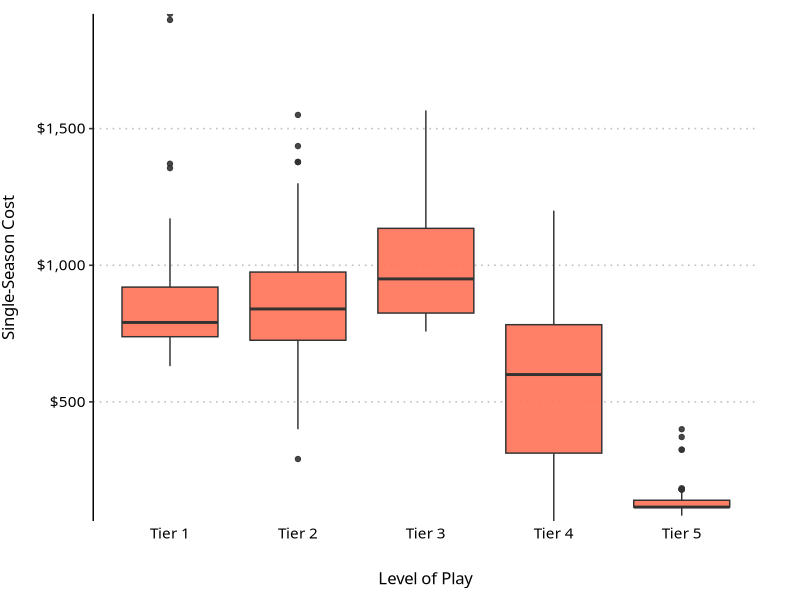

The R source for this figure: (Note: this script raises an error after producing the figure.)
## Load necessary packages
library(dplyr)
library(ggplot2)
library(scales)

## Import data
virginiaTeamsInvestment <- read.csv("virginiaTeamsInvestment.csv", na.strings = "", colClasses = c(rep("character", 4), "numeric", "character", rep("numeric", 7), "factor"))

## Custom ggplot theme
theme_TCR <- function() {
        theme_bw(base_size = 12, base_family = "Avenir") %+replace% 
                theme(
                        panel.border = element_blank(),
                        axis.line.y = element_line(color = "black", size = 0.5),
                        axis.ticks.x = element_blank(),
                        axis.text = element_text(color = "black", size = 11),
                        panel.grid.major.x = element_blank(),
                        panel.grid.major.y = element_line(linetype = "dotted", 
                                                          color = "grey"),
                        panel.grid.minor = element_blank(),
                        plot.title = element_text(face = "bold", size = 16),
                        axis.title.x = element_text(margin = margin(20,0,10,0)),
                        axis.title.y = element_text(margin = margin(0,15,0,0), angle = 90),
                        legend.position = "bottom",
                        legend.title = element_blank(),
                        legend.direction = "horizontal",
                        legend.box = "horizontal",
                        legend.key.size = unit(10, "pt"),
                        plot.margin = margin(r = 30, t = 10),
                        panel.background = element_rect(fill = "transparent", color = NA),
                        plot.background = element_rect(fill = "transparent", color = NA),
                        legend.background = element_rect(fill = "transparent", color = NA)
                ) 
}

## Cost
ggplot(virginiaTeamsInvestment, aes(x = LeagueTier, y = WeightedCost)) + 
        geom_boxplot(fill = "coral1", alpha = 0.9) + 
        theme_TCR() +
        scale_y_continuous(expand = c(0,0), labels = dollar_format()) +
        ylab("Single-Season Cost") +
        xlab("Level of Play")
# ggsave("boxplot_Cost.png", width = 10, height = 4, units = "in", bg = "transparent")


## Travel distance
ggplot(virginiaTeamsInvestment, aes(x = LeagueTier, y = WeightedDistance)) + 
        geom_boxplot(fill = "coral1", alpha = 0.9) + 
        theme_TCR() +
        scale_y_continuous(expand = c(0,0), labels = dollar_format("")) +
        ylab("Single-Season Travel Distance (Miles)") +
        xlab("Level of Play")
# ggsave("boxplot_TravelDistance.png", width = 5, height = 4, units = "in", bg = "transparent")


## Travel time
ggplot(virginiaTeamsInvestment, aes(x = LeagueTier, y = WeightedTime/60)) + 
        geom_boxplot(fill = "coral1", alpha = 0.9) + 
        theme_TCR() +
        scale_y_continuous(expand = c(0,0)) +
        ylab("Single-Season Travel Time (Hours)") +
        xlab("Level of Play")
# ggsave("boxplot_TravelTime.png", width = 5, height = 4, units = "in", bg = "transparent")